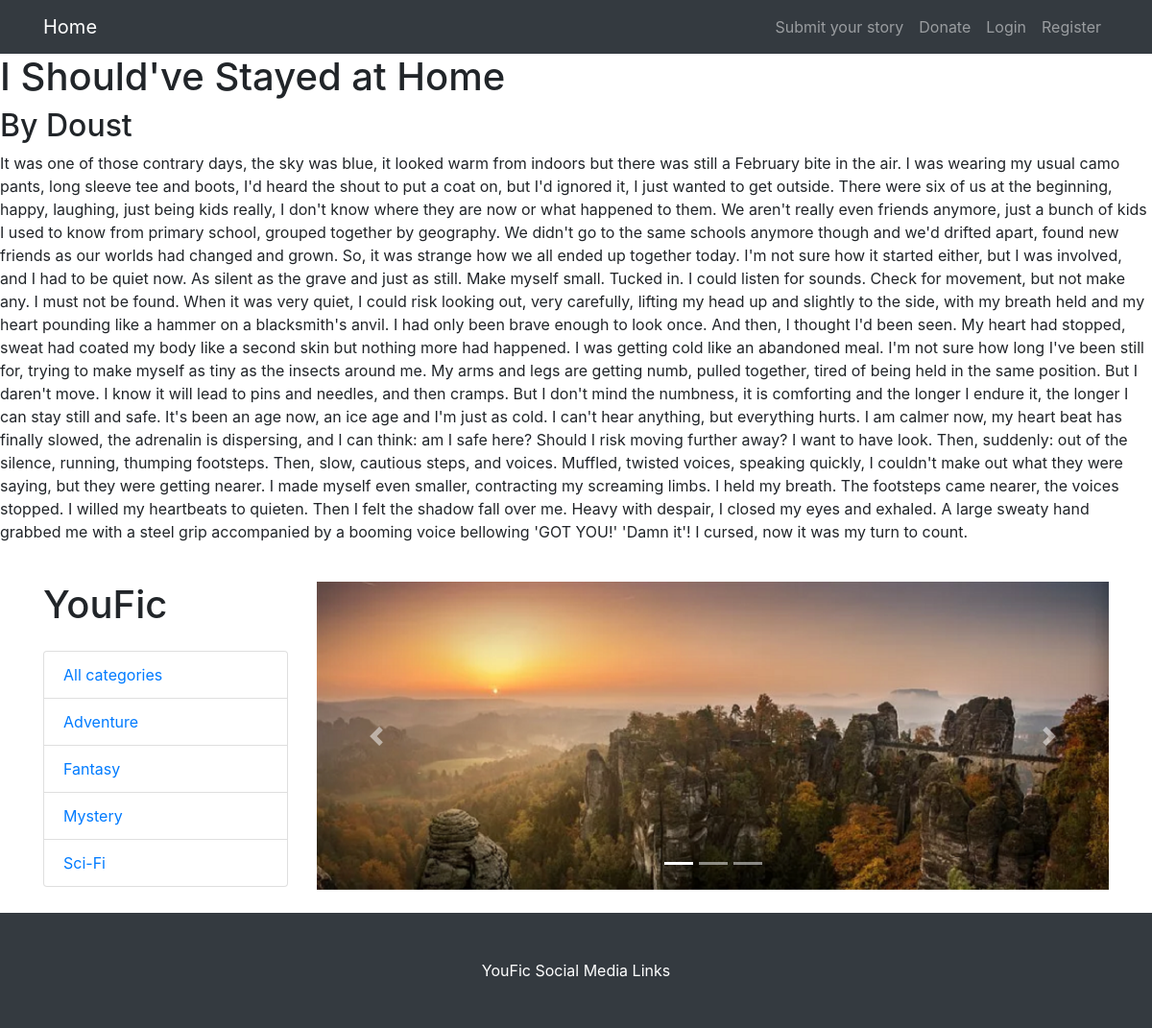
Page /read/?id=1 on the committed database.
### story/models.py (models this page shows, shortened)
class Story(models.Model):
    title = models.CharField(max_length=30, default="")
    author = models.CharField(max_length=30, default="")
    description = models.TextField(max_length=60, default="")
    image = models.ImageField(upload_to = 'images/', default = 'images/noimage.png')
    category = models.CharField(max_length=9, choices=CATEGORYS, default=ADVENTURE)
    text = models.TextField(max_length=3000, default="")
    published = models.DateTimeField(auto_now=True)

### story/views.py (the view)
# urls.py: path('read/', views.read, name='read'),
def read(request):
    story = Story.objects.get(id=request.GET.get("id"))
    return render(request, "story/read.html", {"story": story})

### story/templates/story/read.html (shortened to what this page needs)
{% extends 'base.html' %}
{% block content %}
<div>
    <h1>{{ story.title }}</h1>
</div>
<h2>By {{ story.author }}</h2>
</div>
<p>{{ story.text }}</p>
{% endblock %}

### templates/base.html (shortened to what this page needs)
<!DOCTYPE html>
<html lang="en">
<head>
  {% load static %}
  <link href="{% static "css/styles.css" %}" rel="stylesheet">
  <link href="{% static "vendor/bootstrap/css/bootstrap.min.css" %}" rel="stylesheet">
  <link href="{% static "css/shop-homepage.css" %}" rel="stylesheet">
</head>
<body>
  <nav class="navbar navbar-expand-lg navbar-dark bg-dark fixed-top">
    <div class="container">
      <a class="navbar-brand" href="{% url 'index' %}">Home</a>
      <div class="collapse navbar-collapse" id="navbarResponsive">
        <ul class="navbar-nav ml-auto">
          <li class="nav-item">
            <a class="nav-link" href="{% url 'submit' %}">Submit your story</a>
          </li>
          <li class="nav-item">
            <a class="nav-link" href="{% url 'donate' %}">Donate</a>
          </li>
          {% if user.is_authenticated %}
          <li class="nav-item">
            <a class="nav-link" href="{% url 'profile' %}">Profile</a>
          </li>
          <li class="nav-item">
            <a class="nav-link" href="{% url 'logout' %}">Logout</a>
          </li>
          {% else %}
          <li class="nav-item">
            <a class="nav-link" href="{% url 'login' %}">Login</a>
          </li>
          <li class="nav-item">
            <a class="nav-link" href="{% url 'registration' %}">Register</a>
          </li>
          {% endif %}
        </ul>
      </div>
    </div>
  </nav>
  <div>
    {% block content %}{% endblock %}
  <div class="container">
    <div class="row">
      <div class="col-lg-3">
        <h1 class="my-4">YouFic</h1>
        <div class="list-group">
          <a href="{% url 'index' %}" class="list-group-item">All categories</a>
          <a href="{% url 'adventure' %}" class="list-group-item">Adventure</a>
          <a href="{% url 'fantasy' %}" class="list-group-item">Fantasy</a>
          <a href="{% url 'mystery' %}" class="list-group-item">Mystery</a>
          <a href="{% url 'scifi' %}" class="list-group-item">Sci-Fi</a>
        </div>
      </div>
      <div class="col-lg-9">
        <div id="carouselExampleIndicators" class="carousel slide my-4" data-ride="carousel">
          <ol class="carousel-indicators">
            <li data-target="#carouselExampleIndicators" data-slide-to="0" class="active"></li>
            <li data-target="#carouselExampleIndicators" data-slide-to="1"></li>
            <li data-target="#carouselExampleIndicators" data-slide-to="2"></li>
          </ol>
          <div class="carousel-inner" role="listbox">
            <div class="carousel-item active">
              <img class="d-block img-fluid" src="{% static "images/fantasyBig.png" %}" alt="First slide">
            </div>
          </div>
          <a class="carousel-control-prev" href="#carouselExampleIndicators" role="button" data-slide="prev">
            <span class="carousel-control-prev-icon" aria-hidden="true"></span>
          </a>
          <a class="carousel-control-next" href="#carouselExampleIndicators" role="button" data-slide="next">
            <span class="carousel-control-next-icon" aria-hidden="true"></span>
          </a>
        </div>
      </div>
    </div>
  </div>
  <footer class="py-5 bg-dark">
    <div class="container">
      <p class="m-0 text-center text-white">YouFic Social Media Links</p>
    </div>
  </footer>
</body>
</html>

### static/css/shop-homepage.css (style rules this page uses)
body { padding-top: 56px; }

### rows in the picture
Story: title "I Should've Stayed at Home", author "Doust", text "It was one of those contrary days, the sky was blue, it looked warm from indoors but there was still a February bite in the air. I was wearing my usual camo pants, long sleeve tee and boots, I'd heard the shout to put a coat on, but I'd ignored it, I just wanted to get outside. There were six of us at the beginning, happy, laughing, just being kids really, I don't know where they are now or what happened to them. We aren't really even friends anymore, just a bunch of kids I used to know from primary school, grouped together by geography. We didn't go to the same schools anymore though and we'd drifted apart, found new friends as our worlds had changed and grown. So, it was strange how we…"
